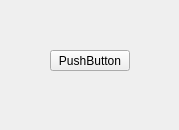
<?xml version="1.0" encoding="UTF-8"?>
<ui version="4.0">
 <class>Widget</class>
 <widget class="QWidget" name="Widget">
  <property name="geometry">
   <rect>
    <x>0</x>
    <y>0</y>
    <width>179</width>
    <height>130</height>
   </rect>
  </property>
  <property name="windowTitle">
   <string>Widget</string>
  </property>
  <widget class="QPushButton" name="pushButton">
   <property name="geometry">
    <rect>
     <x>50</x>
     <y>50</y>
     <width>80</width>
     <height>21</height>
    </rect>
   </property>
   <property name="text">
    <string>PushButton</string>
   </property>
  </widget>
 </widget>
 <resources/>
 <connections/>
</ui>
